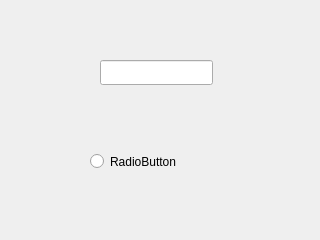
<?xml version="1.0" encoding="UTF-8"?>
<ui version="4.0">
 <class>FileOperatingWidget</class>
 <widget class="QWidget" name="FileOperatingWidget">
  <property name="geometry">
   <rect>
    <x>0</x>
    <y>0</y>
    <width>320</width>
    <height>240</height>
   </rect>
  </property>
  <property name="windowTitle">
   <string>Form</string>
  </property>
  <widget class="QRadioButton" name="radioButton">
   <property name="geometry">
    <rect>
     <x>90</x>
     <y>150</y>
     <width>118</width>
     <height>23</height>
    </rect>
   </property>
   <property name="text">
    <string>RadioButton</string>
   </property>
  </widget>
  <widget class="QLineEdit" name="lineEdit">
   <property name="geometry">
    <rect>
     <x>100</x>
     <y>60</y>
     <width>113</width>
     <height>25</height>
    </rect>
   </property>
  </widget>
 </widget>
 <resources/>
 <connections/>
</ui>
